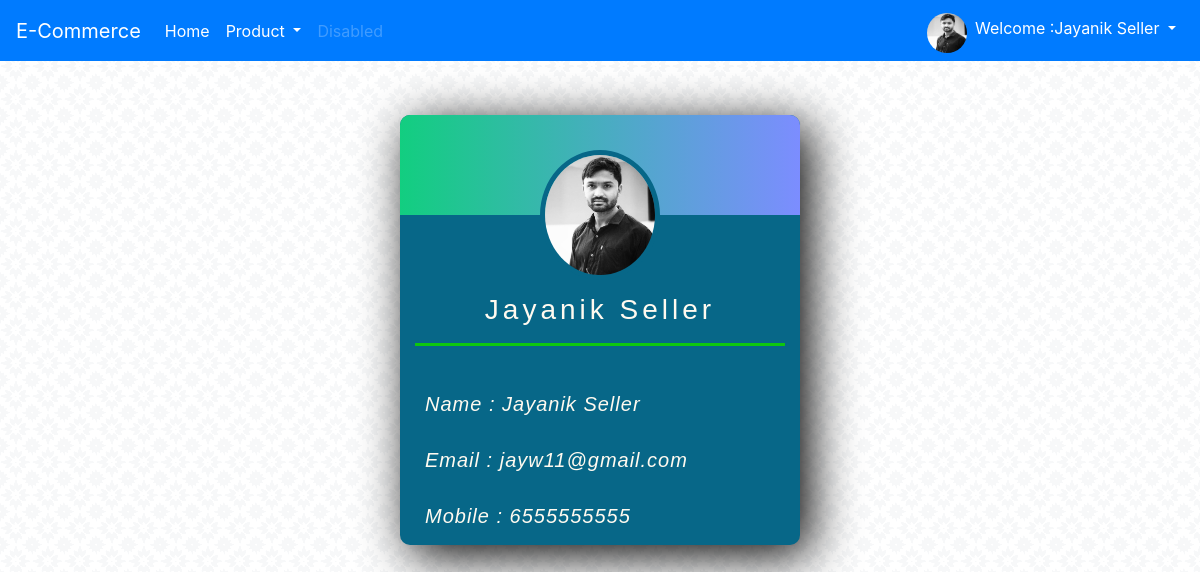
Page /profile/ (signed in) on the committed database.
### app1/models.py (models this page shows, shortened)
class Registration(models.Model):
    fname=models.CharField(max_length=100)
    lname=models.CharField(max_length=100)
    email=models.CharField(max_length=100)
    mobile=models.CharField(max_length=100)
    password=models.CharField(max_length=100)
    usertype=models.CharField(max_length=100,default="user")
    image=models.ImageField(upload_to='images/',default="")
    status=models.CharField(max_length=100,default="inactive")

### app1/views.py (the view)
# urls.py: path('profile/',views.profile,name='profile'),
def profile(request):
    try:
        user=Registration.objects.get(email=request.session['email'])
        if user.usertype=="user":
            mobile=user.mobile
            email=user.email
            image=user.image.url
            return render(request,'user_profile.html',{'mobile':mobile,'email':email,'image':image})
        elif user.usertype=="seller":
            mobile=user.mobile
            email=user.email
            image=user.image.url
            return render(request,'seller_profile.html',{'mobile':mobile,'email':email,'image':image})
        else:
           return render(request,'login.html')
    except:
        return render(request,'login.html')

### app1/templates/seller_profile.html (shortened to what this page needs)
{% extends 'seller_header.html'%}
{% block content %}
        <div class="topmsg">
        </div>
        <table class="profile_box">
            <tr>
            </tr>
            <tr>
                <td colspan="2" align="center" >
                    <form name="update_pic" method="POST" action="{% url 'update_pic'%}" enctype="multipart/form-data">
                        <label for="image">
                                <img src="{{image}}" class="profile_card" title="Click on Image For Change">
                        </label>
                    </form>
                </td>
            </tr>
            <tr>
                <td colspan="2"><h3 class="profile_title">{{request.session.fname}} {{request.session.lname}} </h3>
                <hr style="border-top: rgb(14, 199, 14) 3px solid; ">
                </td>
            </tr>
            <tr>
                <td colspan="2" style="text-align: left;"><i class="fas fa-user"> <h4 class="profile_info">Name : {{request.session.fname}} {{request.session.lname}}</h4></i> </td>
            </tr>
            <tr>
                <td colspan="2" style="text-align: left;"> <i class="fas fa-envelope"><h4 class="profile_info">Email : {{email}}</h4></i></td>
            </tr>
            <tr>
                <td colspan="2" style="text-align: left;"><i class="fas fa-mobile-alt"><h4 class="profile_info"> Mobile : {{mobile}}</h4></i> </td>
            </tr>
        </table>
{% endblock %}

### app1/templates/seller_header.html (shortened to what this page needs)
{% load static %}
<!doctype html>
<html lang="en">
  <head>
    <link rel="stylesheet" href="https://stackpath.bootstrapcdn.com/bootstrap/4.5.2/css/bootstrap.min.css">
    <link rel="stylesheet" type="text/css" href="{% static 'css/style.css'%}">
  </head>
  <body>
    <nav class="navbar navbar-expand-lg navbar-dark bg-primary">
        <a class="navbar-brand" href="{% url 'seller_index' %}">E-Commerce</a>
        <div class="collapse navbar-collapse" id="navbarSupportedContent">
          <ul class="navbar-nav mr-auto">
            <li class="nav-item active">
              <a class="nav-link" href="{% url 'seller_index' %}">Home <span class="sr-only">(current)</span></a>
            </li>
            <li class="nav-item dropdown">
              <a class="nav-link dropdown-toggle active" href="" id="navbarDropdown" role="button" data-toggle="dropdown" aria-haspopup="true" aria-expanded="false">
                Product
              </a>
            </li>
            <li class="nav-item">
              <a class="nav-link disabled" href="#" tabindex="-1" aria-disabled="true">Disabled</a>
            </li>
          </ul>
          <ul class="nav navbar-nav navbar-right">
            {% if request.session.fname %}
            <li class="nav-item"><img src="{{request.session.image}}" class="profilepic"></li>
            <li class="nav-item dropdown">
                <a class="nav-link dropdown-toggle active" href="" id="navbarDropdown" role="button" data-toggle="dropdown" aria-haspopup="true" aria-expanded="false">
                Welcome :{{request.session.fname}} {{request.session.lname}}
                </a>
              </li>
            {% else %}
            <li class="nav-item"><a class="nav-link" href="{% url 'signup' %}">Signup</a></li>
            <li class="nav-item"><a class="nav-link" href="{% url 'login' %}">Login</a></li>
            {% endif %}
          </ul>
        </div>
      </nav>
{% block content %}
{% endblock %}
  </body>
</html>

### app1/static/css/style.css (style rules this page uses)
body { background-image: url(../img/bgflower.png); background-repeat: repeat; background-attachment: fixed; }
th,td { padding: 15px; text-align: center; }
tr { padding-left: 200px; padding-right: 200px; }
.topmsg { text-align: center; height: 34px; }
.profilepic { height:40px; width:40px; margin-top: 5px; margin-bottom: auto; border-radius: 50%; border: none; background-image: url('../img/userbg.png'); background-repeat: no-repeat; background-attachment:local; }
.profile_card { margin-top: -80px; height: 130px; width: 120px; border-radius: 50%; border: 5px solid #076788; cursor: pointer; }
.profile_box { margin: auto; margin-top: 20px; background-color:#076788; color: floralwhite; font-family: Arial, Helvetica, sans-serif; border-radius: 10px; width: 400px; box-shadow: black 10px 10px 50px; }
.profile_info { display: inline; margin-left: 10px; font-size: 20px; letter-spacing: 1px; }
.profile_title { margin-top: -25px; animation: in 3s ease-out forwards normal; }

### rows in the picture
Registration: session.fname "Jayanik", email "jayw11@gmail.com", mobile "6555555555"

### other values in the picture
{{ request.session.lname }} "Seller"
